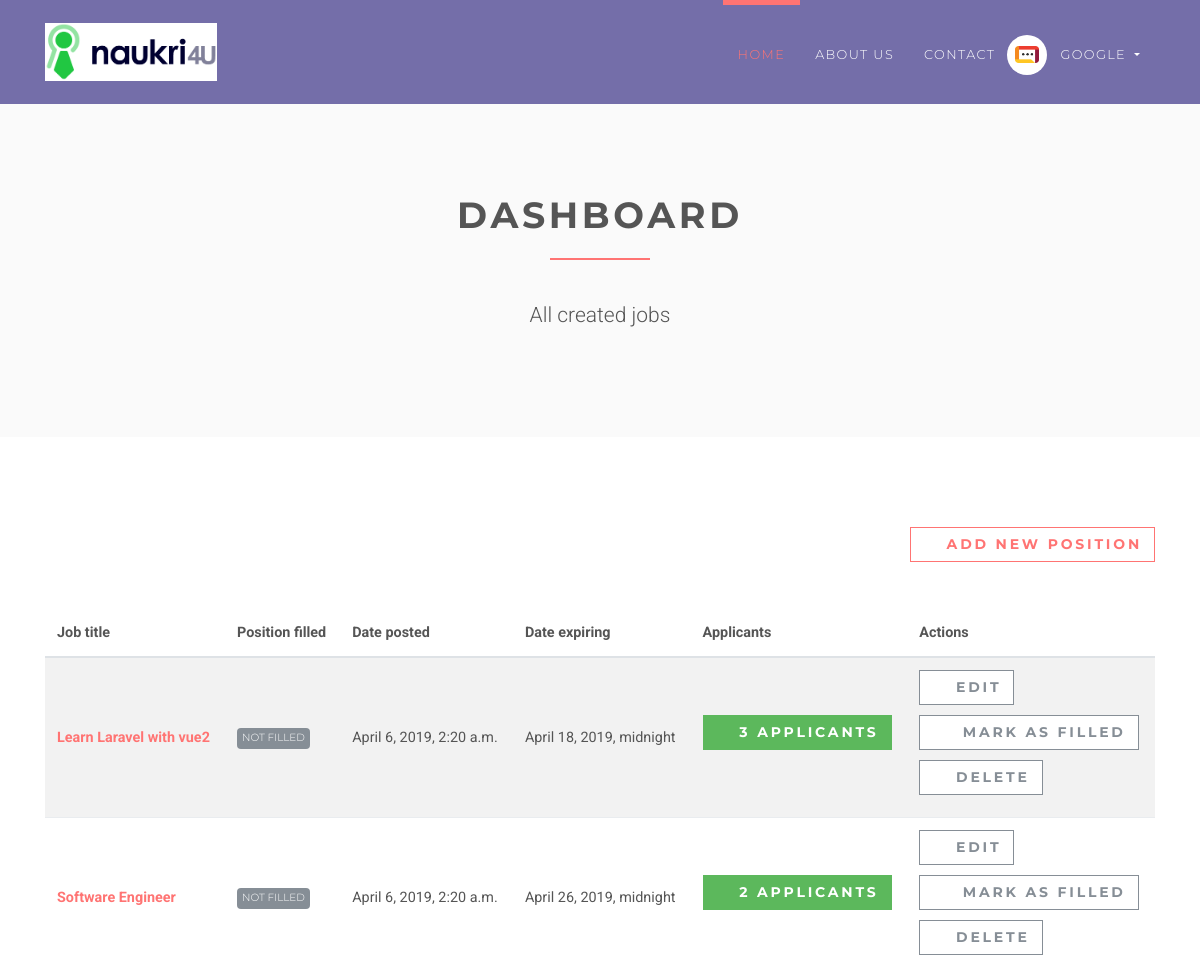
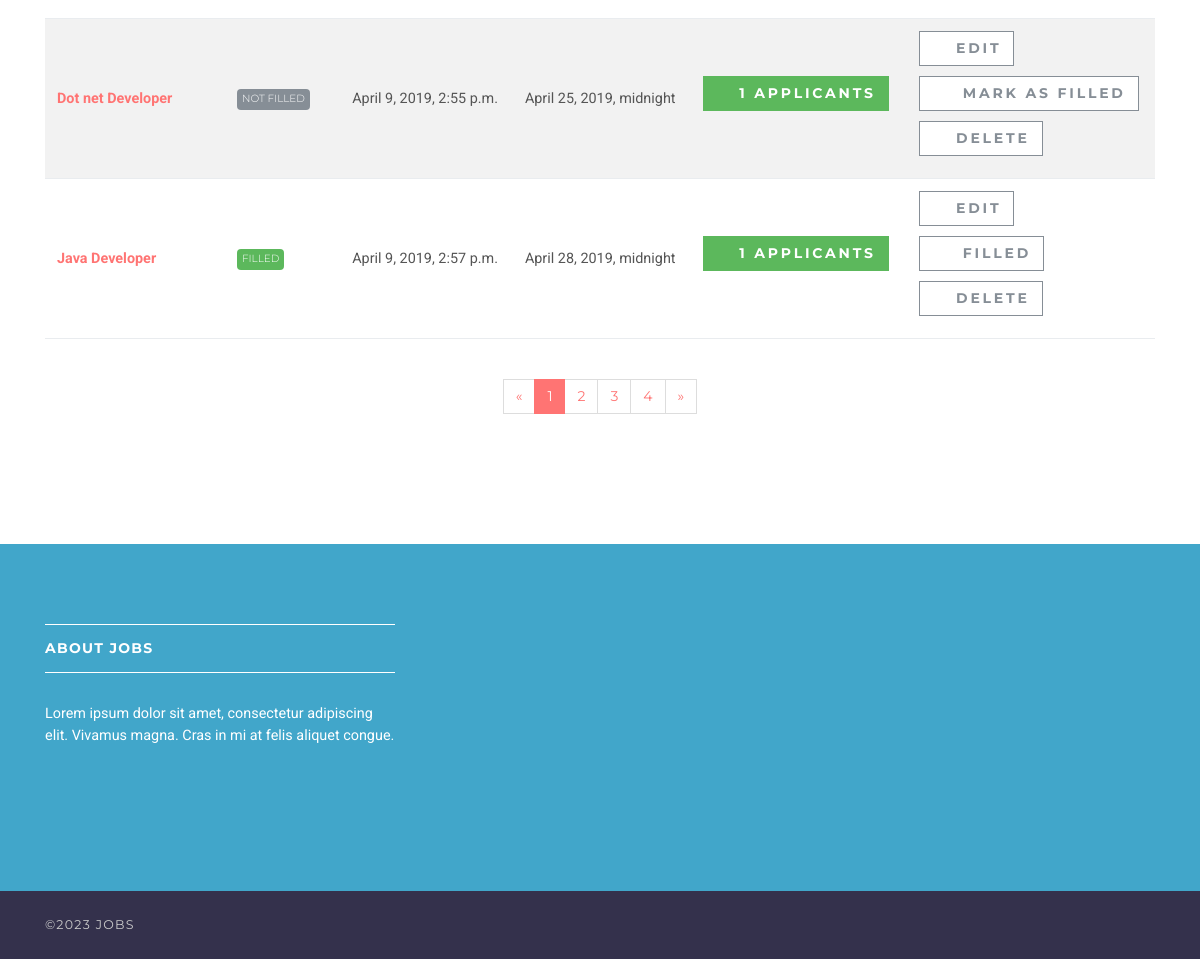
/employer/dashboard (signed in), run on the app's committed database (2 pictures, top to bottom).
### accounts/models.py (models this page shows, shortened)
class User(AbstractUser):
    username = None
    role = models.CharField(max_length=12, error_messages={
        'required': "Role must be provided"
    })
    gender = models.CharField(max_length=10, blank=True, null=True, default="")
    email = models.EmailField(unique=True, blank=False,
                              error_messages={
                                  'unique': "A user with that email already exists.",
                              })
    USERNAME_FIELD = "email"
    REQUIRED_FIELDS = []
    objects = UserManager()

### jobsapp/models.py (models this page shows, shortened)
class Job(models.Model):
    user = models.ForeignKey(User, on_delete=models.CASCADE)
    title = models.CharField(max_length=300)
    description = models.TextField()
    location = models.CharField(max_length=150)
    type = models.CharField(choices=JOB_TYPE, max_length=10)
    category = models.CharField(max_length=100)
    last_date = models.DateTimeField()
    company_name = models.CharField(max_length=100)
    company_description = models.CharField(max_length=300)
    website = models.CharField(max_length=100, default="")
    created_at = models.DateTimeField(default=timezone.now)
    filled = models.BooleanField(default=False)

### jobsapp/views/employer.py (the view)
# urls.py: path('', DashboardView.as_view(), name='employer-dashboard'),
class DashboardView(ListView):
    model = Job
    template_name = 'jobs/employer/dashboard.html'
    context_object_name = 'jobs'
    @method_decorator(login_required(login_url=reverse_lazy('accounts:login')))
    @method_decorator(user_is_employer)
    def dispatch(self, request, *args, **kwargs):
        return super().dispatch(self.request, *args, **kwargs)
    def get_queryset(self):
        return self.model.objects.filter(user_id=self.request.user.id)

### templates/jobs/employer/dashboard.html (shortened to what this page needs)
{% extends 'base.html' %}
{% load static %}
{% block content %}
    <section class="bg-light-gray">
        <div class="container">
            <div class="row">
                <div class="col-lg-8 mx-auto">
                    <h1 class="heading">dashboard</h1>
                    <p class="lead text-center">All created jobs</p>
                </div>
            </div>
        </div>
    </section>
    <section>
        <div class="container">
            <div class="row">
                <div class="col-lg-12 text-right mb-5"><a href="{% url 'jobs:employer-jobs-create' %}"
                                                          class="btn btn-outline-white-primary">
                    <i class="fa fa-plus"></i>Add new position</a></div>
                <div class="col-lg-12">
                    <div class="table-responsive">
                        <table class="table table-striped table-hover table-client-dashboard">
                            <thead>
                            <tr>
                                <th>Job title</th>
                                <th>Position filled</th>
                                <th>Date posted</th>
                                <th>Date expiring</th>
                                <th>Applicants</th>
                                <th>Actions</th>
                            </tr>
                            </thead>
                            <tbody>
                            {% for job in jobs %}
                                <tr>
                                    <th><a href="{% url 'jobs:jobs-detail' job.id %}">{{ job.title }}</a>
                                    </th>
                                    <td>
                                        {% if job.filled %}
                                            <span class="badge badge-success">Filled</span>
                                        {% else %}
                                            <span class="badge badge-secondary">Not Filled</span>
                                        {% endif %}
                                    </td>
                                    <td>{{ job.created_at }}</td>
                                    <td>{{ job.last_date }}</td>
                                    <td>
                                        <a href="{% url 'jobs:employer-dashboard-applicants' job.id %}"
                                           class="btn btn-success">
                                            <i class="fa fa-users"></i>{{ job.applicants.count }}
                                            <span class="hidden-xs hidden-sm">Applicants</span>
                                        </a>
                                    </td>
                                    <td>
                                        <a href="#" class="btn btn-outline-white-secondary">
                                            <i class="fa fa-edit"></i>Edit
                                        </a>
                                        <br>
                                        {% if job.filled %}
                                            <a href="{% url 'jobs:job-mark-filled' job.id %}"
                                               class="btn btn-outline-white-secondary">
                                                <i class="fa fa-check-circle-o"></i>
                                                <span class="hidden-xs hidden-sm">Filled</span>
                                            </a><br>
                                        {% else %}
                                            <a href="{% url 'jobs:job-mark-filled' job.id %}"
                                               class="btn btn-outline-white-secondary">
                                                <i class="fa fa-check-circle-o"></i>
                                                <span class="hidden-xs hidden-sm">Mark as </span>filled
                                            </a><br>
                                        {% endif %}
                                        <a href="#" class="btn btn-outline-white-secondary">
                                            <i class="fa fa-times-circle-o"></i>Delete
                                        </a>
                                    </td>
                                </tr>
                            {% endfor %}
                            </tbody>
                        </table>
                    </div>
                    <div class="pages">
                        <nav aria-label="Page navigation example" class="d-flex justify-content-center mt-4 mb-4">
                            <ul class="pagination">
                                <li class="page-item"><a href="#" aria-label="Previous" class="page-link"><span
                                        aria-hidden="true">«</span><span class="sr-only">Previous</span></a></li>
                                <li class="page-item active"><a href="#" class="page-link">1</a></li>
                                <li class="page-item"><a href="#" class="page-link">2</a></li>
                                <li class="page-item"><a href="#" class="page-link">3</a></li>
                                <li class="page-item"><a href="#" class="page-link">4</a></li>
                                <li class="page-item"><a href="#" aria-label="Next" class="page-link"><span
                                        aria-hidden="true">»</span><span class="sr-only">Next</span></a></li>
                            </ul>
                        </nav>
                    </div>
                </div>
            </div>
        </div>
    </section>
{% endblock %}

### templates/base.html (shortened to what this page needs)
{% load static %}
<!DOCTYPE html>
<html>
<head>
    <link rel="stylesheet"
          href="{% static 'vendor/bootstrap/css/bootstrap.min.css' %}">
    <link rel="stylesheet"
          href="{% static 'vendor/font-awesome/css/font-awesome.min.css' %}">
    <link rel="stylesheet"
          href="{% static 'vendor/owl.carousel/assets/owl.carousel.css' %}">
    <link rel="stylesheet"
          href="{% static 'vendor/owl.carousel/assets/owl.theme.default.css' %}">
    <link rel="stylesheet" href="{% static 'css/style.default.css' %}"
          id="theme-stylesheet">
    <link rel="stylesheet" href="{% static 'css/custom.css' %}">
</head>
<body>
<header class="header">
    <nav class="navbar navbar-expand-lg">
        <div class="container">
            <a href="/" class="navbar-brand">
                <img style="width: 40%;" src="{% static 'img/logo-small.png' %}" alt="logo" class="d-none d-lg-block">
            </a>
            <div id="navbarSupportedContent" class="collapse navbar-collapse">
                <ul class="navbar-nav ml-auto">
                    <li class="nav-item active">
                        <a href="/" class="nav-link">Home <span class="sr-only">(current)</span></a>
                    </li>
                    <li class="nav-item">
                        <a href="#" class="nav-link">About Us</a>
                    </li>
                    <li class="nav-item">
                        <a href="#" class="nav-link">Contact</a>
                    </li>
                    {% if request.user.is_authenticated and request.user.role == 'employer' %}
                        <li class="nav-item dropdown">
                            <a id="clientZone" href="#" data-toggle="dropdown"
                               aria-haspopup="true" aria-expanded="false"
                               class="nav-link dropdown-toggle has-img mb-3 mb-lg-0 mt-3 mt-lg-0">
                                <div class="client-menu-image">
                                    <div class="inner">
                                        <img src="{% static 'img/company-1.png' %}"
                                             alt="company image"
                                             class="img-fluid">
                                    </div>
                                </div>
                                {% if request.user.role == 'employee' %}
                                    {{ request.user.first_name }} {{ request.user.last_name }}
                                {% else %}
                                    {{ request.user.first_name }}
                                {% endif %}
                            </a>
                        </li>
                    {% endif %}
                </ul>
            </div>
        </div>
    </nav>
</header>
<div>
    {% block content %} {% endblock %}
</div>
<footer class="footer">
    <div class="footer__block">
        <div class="container">
            <div class="row">
                <div class="col-lg-4 col-md-12 mb-5">
                    <h4 class="h5">About Jobs</h4>
                    <p> Lorem ipsum dolor sit amet, consectetur adipiscing elit. Vivamus magna. Cras in mi at felis
                        aliquet congue. </p>
                </div>
            </div>
        </div>
    </div>
    <div class="footer__copyright">
        <div class="container">
            <div class="row">
                <div class="col-md-6 text-md-left text-center">
                    <p>&copy;2023 Jobs</p>
                </div>
            </div>
        </div>
    </div>
</footer>
</body>
</html>

### data on the page
User: user.first_name "GOOGLE"
Job: title "Learn Laravel with vue2", filled "NOT FILLED", created_at "April 6, 2019, 2:20 a.m.", last_date "April 18, 2019, midnight", applicants.count "3"
Job: title "Software Engineer", filled "NOT FILLED", created_at "April 6, 2019, 2:20 a.m.", last_date "April 26, 2019, midnight", applicants.count "2"
Job: title "Dot net Developer", filled "NOT FILLED", created_at "April 9, 2019, 2:55 p.m.", last_date "April 25, 2019, midnight", applicants.count "1"
Job: title "Java Developer", filled "FILLED", created_at "April 9, 2019, 2:57 p.m.", last_date "April 28, 2019, midnight", applicants.count "1"
